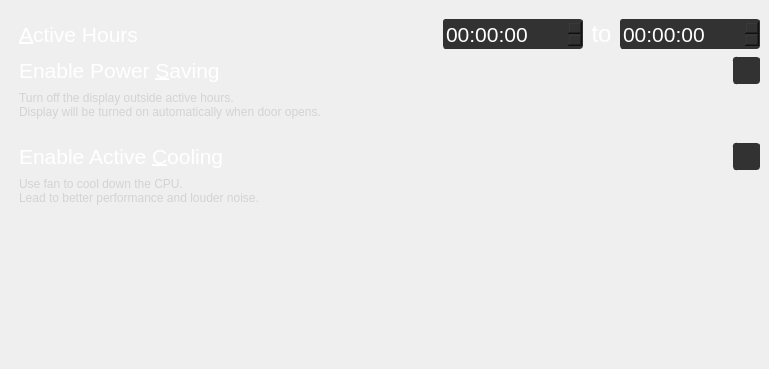
         <widget class="QWidget" name="power_management">
          <attribute name="title">
           <string>Power</string>
          </attribute>
          <widget class="QWidget" name="verticalLayoutWidget_14">
           <property name="geometry">
            <rect>
             <x>19</x>
             <y>19</y>
             <width>741</width>
             <height>341</height>
            </rect>
           </property>
           <layout class="QVBoxLayout" name="verticalLayout_21">
            <item>
             <layout class="QHBoxLayout" name="horizontalLayout_23">
              <item>
               <widget class="QLabel" name="activeHoursLabel">
                <property name="font">
                 <font>
                  <pointsize>16</pointsize>
                 </font>
                </property>
                <property name="styleSheet">
                 <string notr="true">color:white</string>
                </property>
                <property name="text">
                 <string>&amp;Active Hours</string>
                </property>
                <property name="alignment">
                 <set>Qt::AlignLeading|Qt::AlignLeft|Qt::AlignVCenter</set>
                </property>
                <property name="buddy">
                 <cstring>startTimeEdit</cstring>
                </property>
               </widget>
              </item>
              <item>
               <spacer name="horizontalSpacer_34">
                <property name="orientation">
                 <enum>Qt::Horizontal</enum>
                </property>
                <property name="sizeHint" stdset="0">
                 <size>
                  <width>40</width>
                  <height>20</height>
                 </size>
                </property>
               </spacer>
              </item>
              <item>
               <widget class="QTimeEdit" name="startTimeEdit">
                <property name="minimumSize">
                 <size>
                  <width>140</width>
                  <height>30</height>
                 </size>
                </property>
                <property name="font">
                 <font>
                  <pointsize>16</pointsize>
                 </font>
                </property>
                <property name="styleSheet">
                 <string notr="true">color: white; background-color: rgb(50,50,50); border-radius:3px;border-color: rgb(50,50,50);border-width: 1px;border-style: solid;
</string>
                </property>
                <property name="calendarPopup">
                 <bool>true</bool>
                </property>
               </widget>
              </item>
              <item>
               <widget class="QLabel" name="activeHoursColon">
                <property name="minimumSize">
                 <size>
                  <width>25</width>
                  <height>0</height>
                 </size>
                </property>
                <property name="maximumSize">
                 <size>
                  <width>16</width>
                  <height>16777215</height>
                 </size>
                </property>
                <property name="font">
                 <font>
                  <pointsize>18</pointsize>
                 </font>
                </property>
                <property name="styleSheet">
                 <string notr="true">color:white</string>
                </property>
                <property name="text">
                 <string>to</string>
                </property>
                <property name="alignment">
                 <set>Qt::AlignCenter</set>
                </property>
               </widget>
              </item>
              <item>
               <widget class="QTimeEdit" name="endTimeEdit">
                <property name="minimumSize">
                 <size>
                  <width>140</width>
                  <height>30</height>
                 </size>
                </property>
                <property name="font">
                 <font>
                  <pointsize>16</pointsize>
                 </font>
                </property>
                <property name="styleSheet">
                 <string notr="true">color: white; background-color: rgb(50,50,50); border-radius:3px;border-color: rgb(50,50,50);border-width: 1px;border-style: solid;
</string>
                </property>
                <property name="calendarPopup">
                 <bool>true</bool>
                </property>
               </widget>
              </item>
             </layout>
            </item>
            <item>
             <layout class="QVBoxLayout" name="verticalLayout_56">
              <item>
               <layout class="QHBoxLayout" name="horizontalLayout_34">
                <item>
                 <widget class="QLabel" name="enablePowerSavingLabel">
                  <property name="font">
                   <font>
                    <pointsize>16</pointsize>
                   </font>
                  </property>
                  <property name="styleSheet">
                   <string notr="true">color:white</string>
                  </property>
                  <property name="text">
                   <string>Enable Power &amp;Saving</string>
                  </property>
                  <property name="alignment">
                   <set>Qt::AlignLeading|Qt::AlignLeft|Qt::AlignVCenter</set>
                  </property>
                  <property name="buddy">
                   <cstring>enablePowerSavingCheckBox</cstring>
                  </property>
                 </widget>
                </item>
                <item>
                 <spacer name="horizontalSpacer_35">
                  <property name="orientation">
                   <enum>Qt::Horizontal</enum>
                  </property>
                  <property name="sizeHint" stdset="0">
                   <size>
                    <width>40</width>
                    <height>20</height>
                   </size>
                  </property>
                 </spacer>
                </item>
                <item>
                 <widget class="QCheckBox" name="enablePowerSavingCheckBox">
                  <property name="minimumSize">
                   <size>
                    <width>0</width>
                    <height>30</height>
                   </size>
                  </property>
                  <property name="font">
                   <font>
                    <pointsize>16</pointsize>
                   </font>
                  </property>
                  <property name="layoutDirection">
                   <enum>Qt::RightToLeft</enum>
                  </property>
                  <property name="styleSheet">
                   <string notr="true">QCheckBox::indicator{
border-color:rgb(50,50,50);border-width: 1px; border-radius:3px;border-style: solid;height:25;width:25}
QCheckBox::indicator:unchecked{
background-color : rgb(50,50,50);}
QCheckBox::indicator:checked{
background-color : white;}
QCheckBox{
color:white;
}
</string>
                  </property>
                  <property name="text">
                   <string/>
                  </property>
                  <property name="checked">
                   <bool>false</bool>
                  </property>
                 </widget>
                </item>
               </layout>
              </item>
              <item>
               <widget class="QLabel" name="label_16">
                <property name="minimumSize">
                 <size>
                  <width>0</width>
                  <height>44</height>
                 </size>
                </property>
                <property name="styleSheet">
                 <string notr="true">color:lightgrey</string>
                </property>
                <property name="text">
                 <string>Turn off the display outside active hours.
Display will be turned on automatically when door opens.</string>
                </property>
                <property name="alignment">
                 <set>Qt::AlignLeading|Qt::AlignLeft|Qt::AlignTop</set>
                </property>
               </widget>
              </item>
             </layout>
            </item>
            <item>
             <layout class="QVBoxLayout" name="verticalLayout_57">
              <item>
               <layout class="QHBoxLayout" name="horizontalLayout_24">
                <item>
                 <widget class="QLabel" name="label_13">
                  <property name="font">
                   <font>
                    <pointsize>16</pointsize>
                   </font>
                  </property>
                  <property name="styleSheet">
                   <string notr="true">color:white</string>
                  </property>
                  <property name="text">
                   <string>Enable Active &amp;Cooling</string>
                  </property>
                  <property name="alignment">
                   <set>Qt::AlignLeading|Qt::AlignLeft|Qt::AlignVCenter</set>
                  </property>
                  <property name="buddy">
                   <cstring>enableActiveCoolingCheckBox</cstring>
                  </property>
                 </widget>
                </item>
                <item>
                 <spacer name="horizontalSpacer_36">
                  <property name="orientation">
                   <enum>Qt::Horizontal</enum>
                  </property>
                  <property name="sizeHint" stdset="0">
                   <size>
                    <width>40</width>
                    <height>20</height>
                   </size>
                  </property>
                 </spacer>
                </item>
                <item>
                 <widget class="QCheckBox" name="enableActiveCoolingCheckBox">
                  <property name="minimumSize">
                   <size>
                    <width>0</width>
                    <height>30</height>
                   </size>
                  </property>
                  <property name="font">
                   <font>
                    <pointsize>16</pointsize>
                   </font>
                  </property>
                  <property name="layoutDirection">
                   <enum>Qt::RightToLeft</enum>
                  </property>
                  <property name="styleSheet">
                   <string notr="true">QCheckBox::indicator{
border-color:rgb(50,50,50);border-width: 1px; border-radius:3px;border-style: solid;height:25;width:25}
QCheckBox::indicator:unchecked{
background-color : rgb(50,50,50);}
QCheckBox::indicator:checked{
background-color : white;}
QCheckBox{
color:white;
}
</string>
                  </property>
                  <property name="text">
                   <string/>
                  </property>
                  <property name="checked">
                   <bool>false</bool>
                  </property>
                 </widget>
                </item>
               </layout>
              </item>
              <item>
               <widget class="QLabel" name="label_15">
                <property name="minimumSize">
                 <size>
                  <width>0</width>
                  <height>44</height>
                 </size>
                </property>
                <property name="styleSheet">
                 <string notr="true">color:lightgrey</string>
                </property>
                <property name="text">
                 <string>Use fan to cool down the CPU.
Lead to better performance and louder noise.</string>
                </property>
                <property name="alignment">
                 <set>Qt::AlignLeading|Qt::AlignLeft|Qt::AlignTop</set>
                </property>
               </widget>
              </item>
             </layout>
            </item>
            <item>
             <spacer name="verticalSpacer_9">
              <property name="orientation">
               <enum>Qt::Vertical</enum>
              </property>
              <property name="sizeHint" stdset="0">
               <size>
                <width>20</width>
                <height>40</height>
               </size>
              </property>
             </spacer>
            </item>
           </layout>
          </widget>
         </widget>
